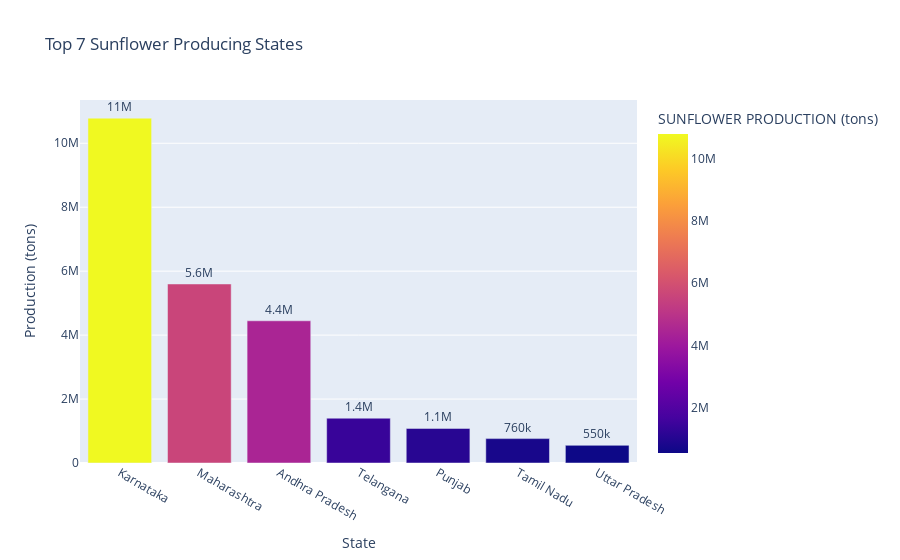

Source (notebook cell):
### Markdown cell above
4.Top 7 SUNFLOWER PRODUCTION  State

### Code cell
top7_sunflower_states = (
    df_clean.groupby('State Name')['SUNFLOWER PRODUCTION (tons)'].sum().sort_values(ascending=False).head(7).reset_index())
fig = px.bar(
    top7_sunflower_states,
    x='State Name',
    y='SUNFLOWER PRODUCTION (tons)',
    title='Top 7 Sunflower Producing States',
    color='SUNFLOWER PRODUCTION (tons)',
    text='SUNFLOWER PRODUCTION (tons)'
)
fig.update_traces(texttemplate='%{text:.2s}', textposition='outside')
fig.update_layout(yaxis_title="Production (tons)", xaxis_title="State")
fig.show()

### Figure 1 — Plotly figure (JSON) as saved in the notebook; plotly's stock layout.template omitted (floating-point values rounded to 4 significant figures)
{"data": [{"hovertemplate": "State Name=%{x}<br>SUNFLOWER PRODUCTION (tons)=%{marker.color}<extra></extra>", "legendgroup": "", "marker": {"color": [10790000.0, 5599000.0, 4448000.0, 1401000.0, 1082000.0, 762400.0, 552700.0], "coloraxis": "coloraxis", "pattern": {"shape": ""}}, "name": "", "orientation": "v", "showlegend": false, "text": [10790000.0, 5599000.0, 4448000.0, 1401000.0, 1082000.0, 762400.0, 552700.0], "textposition": "outside", "texttemplate": "%{text:.2s}", "type": "bar", "x": ["Karnataka", "Maharashtra", "Andhra Pradesh", "Telangana", "Punjab", "Tamil Nadu", "Uttar Pradesh"], "xaxis": "x", "y": [10790000.0, 5599000.0, 4448000.0, 1401000.0, 1082000.0, 762400.0, 552700.0], "yaxis": "y"}], "layout": {"barmode": "relative", "coloraxis": {"colorbar": {"title": {"text": "SUNFLOWER PRODUCTION (tons)"}}, "colorscale": [[0, "#0d0887"], [0.1111, "#46039f"], [0.2222, "#7201a8"], [0.3333, "#9c179e"], [0.4444, "#bd3786"], [0.5556, "#d8576b"], [0.6667, "#ed7953"], [0.7778, "#fb9f3a"], [0.8889, "#fdca26"], [1, "#f0f921"]]}, "legend": {"tracegroupgap": 0}, "title": {"text": "Top 7 Sunflower Producing States"}, "xaxis": {"anchor": "y", "domain": [0, 1], "title": {"text": "State"}}, "yaxis": {"anchor": "x", "domain": [0, 1], "title": {"text": "Production (tons)"}}}}
